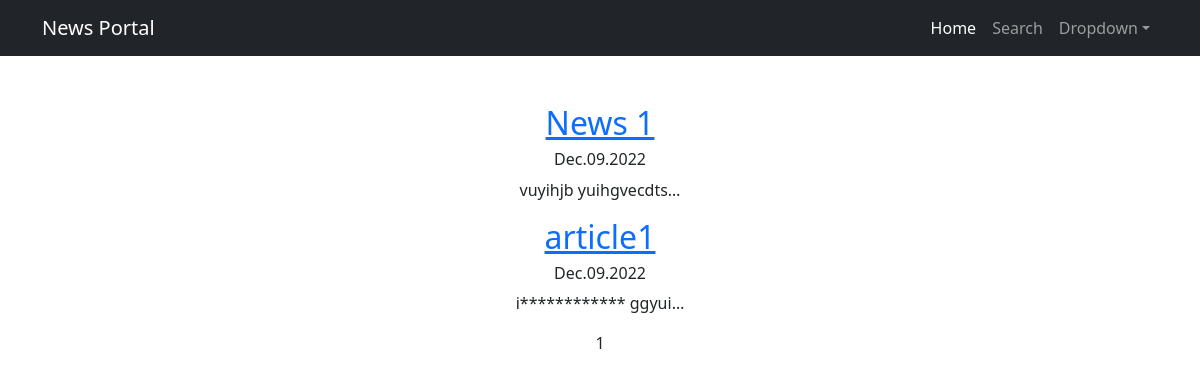
The page /news/ on the database as committed earlier.
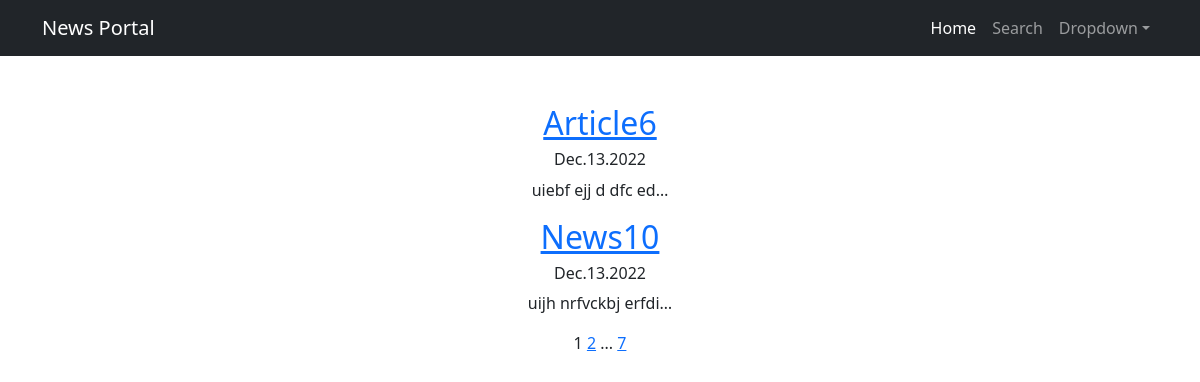
The same page on the database as committed later.
### news/models.py (models this page shows, shortened)
class Post(models.Model):
    author = models.ForeignKey(Author, on_delete=models.CASCADE)
    post_type = models.CharField(max_length=1, choices=[
                                     ('N', 'news'),
                                     ('A', 'article')
                                 ], default='N')
    date = models.DateTimeField(auto_now_add=True)
    category = models.ManyToManyField(Category, through='PostCategory')
    title = models.CharField(max_length=255)
    text = models.TextField()
    rating = models.PositiveIntegerField()

### news/views.py (the view)
# urls.py: path('news/', views.PostListView.as_view(), name='post_list'),
class PostListView(ListView):
    queryset = Post.objects.order_by('-date')
    paginate_by = 2

### news/templatetags/custom_filters.py (called while the page is built)
@register.filter()
def censor(s):
    words = s.split(' ')
    for word_num in range(len(words)):
        if words[word_num].lower() in censored_list:
            if type(words[word_num]) is not str:
                raise TypeError('Censored word must be a string')
            for sym_num in range(1, len(words[word_num])):
                words[word_num] = words[word_num].replace(words[word_num][sym_num], "*")
    s = ' '.join(words)
    return s

### news/templatetags/custom_tags.py (called while the page is built)
@register.simple_tag(takes_context=True)
def url_replace(context, **kwargs):
   d = context['request'].GET.copy()
   for k, v in kwargs.items():
       d[k] = v
   return d.urlencode()

### templates/news/post_list.html (shortened to what this page needs)
{% extends 'news/default.html' %}
{% load custom_filters %}
{% load custom_tags %}
{% block content %}
    {% for post in post_list %}
        <div>
            <h2><a href="{% url 'post_detail' post.pk %}">{{ post.title|censor }}</a></h2>
            <h6>{{ post.date|date:'M.d.Y' }}</h6>
            <p>{{ post.text|truncatechars:20|censor }}
        </div>
    {% empty %}
    <p>There are no any posts yet
    {% endfor %}
    {{ page_obj.number }}
    {% if page_obj.has_next %}
        <a href="?{% url_replace page=page_obj.next_page_number %}">{{ page_obj.next_page_number }}</a>
        {% if page_obj.next_page_number != paginator.num_pages %}
            ...
            <a href="?{% url_replace page=paginator.num_pages %}">{{ paginator.num_pages }}</a>
        {% endif %}
    {% endif %}
{% endblock content %}

Rows that differ between the two databases and show on the page:
no longer on this page (row unchanged): Post: title|censor "News 1", date "Dec.09.2022", text|censor "vuyihjb yuihgvecdts…"
no longer on this page (row unchanged): Post: title|censor "article1", date "Dec.09.2022", text|censor "i************ ggyui…"
added Post: title|censor "Article6", date "Dec.13.2022", text|censor "uiebf ejj d dfc ed…"
added Post: title|censor "News10", date "Dec.13.2022", text|censor "uijh nrfvckbj erfdi…"
Other text that changed with them:
{{ page_obj.next_page_number }}: (not shown) → "2"
{{ paginator.num_pages }}: (not shown) → "7"
